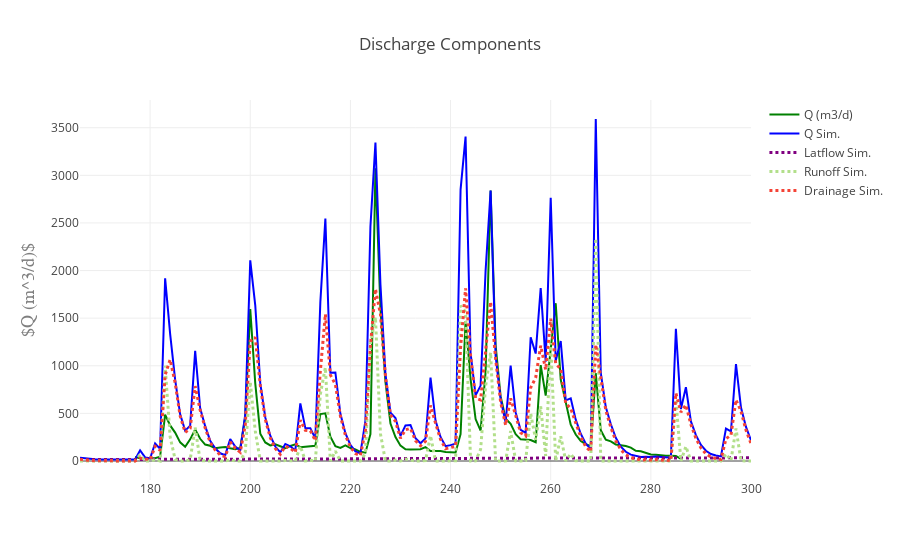

Source (notebook cell):
### Code cell
data = [traceObs, traceSim, 
#         traceBF, 
        traceLF, traceRO, traceDR]
figname = "Qcomponents.png"

%matplotlib inline
import plotlycred

online = False
if online:
    # fig = py.iplot(data) 
    fig = go.Figure(data=data, layout=layout)
    py.image.save_as(fig, filename=figname)
    # py.plot(fig, filename=figname) # Opens in web
else:
    fig = go.Figure(data=data, layout=layout)
    iplot(fig)

### Figure 1 — Plotly figure (JSON) as saved in the notebook; plotly's stock layout.template omitted (floating-point values rounded to 4 significant figures; data arrays with more than 128 entries replaced by an {"elided": "..."} marker saying what was removed)
{"data": [{"marker": {"color": "green"}, "mode": "lines", "name": "Q (m3/d)", "type": "scatter", "x": {"elided": "135 int values"}, "y": {"elided": "135 float values"}}, {"marker": {"color": "blue"}, "mode": "lines", "name": "Q Sim.", "type": "scatter", "x": {"elided": "135 int values"}, "y": {"elided": "135 float values"}}, {"line": {"color": "purple", "dash": "dot", "width": 3}, "mode": "lines", "name": "Latflow Sim.", "type": "scatter", "x": {"elided": "135 int values"}, "y": {"elided": "135 float values"}}, {"line": {"color": "rgb(178,223,138)", "dash": "dot", "width": 3}, "mode": "lines", "name": "Runoff Sim.", "type": "scatter", "x": {"elided": "135 int values"}, "y": {"elided": "135 float values"}}, {"line": {"color": "#F44336", "dash": "dot", "width": 3}, "mode": "lines", "name": "Drainage Sim.", "type": "scatter", "x": {"elided": "135 int values"}, "y": {"elided": "135 float values"}}], "layout": {"title": "Discharge Components", "xaxis": {"title": "", "titlefont": {"color": "#7f7f7f", "family": "Courier New, monospace", "size": 18}}, "yaxis": {"title": "$Q (m^3/d)$", "titlefont": {"color": "#7f7f7f", "family": "Courier New, monospace", "size": 18}}}}
